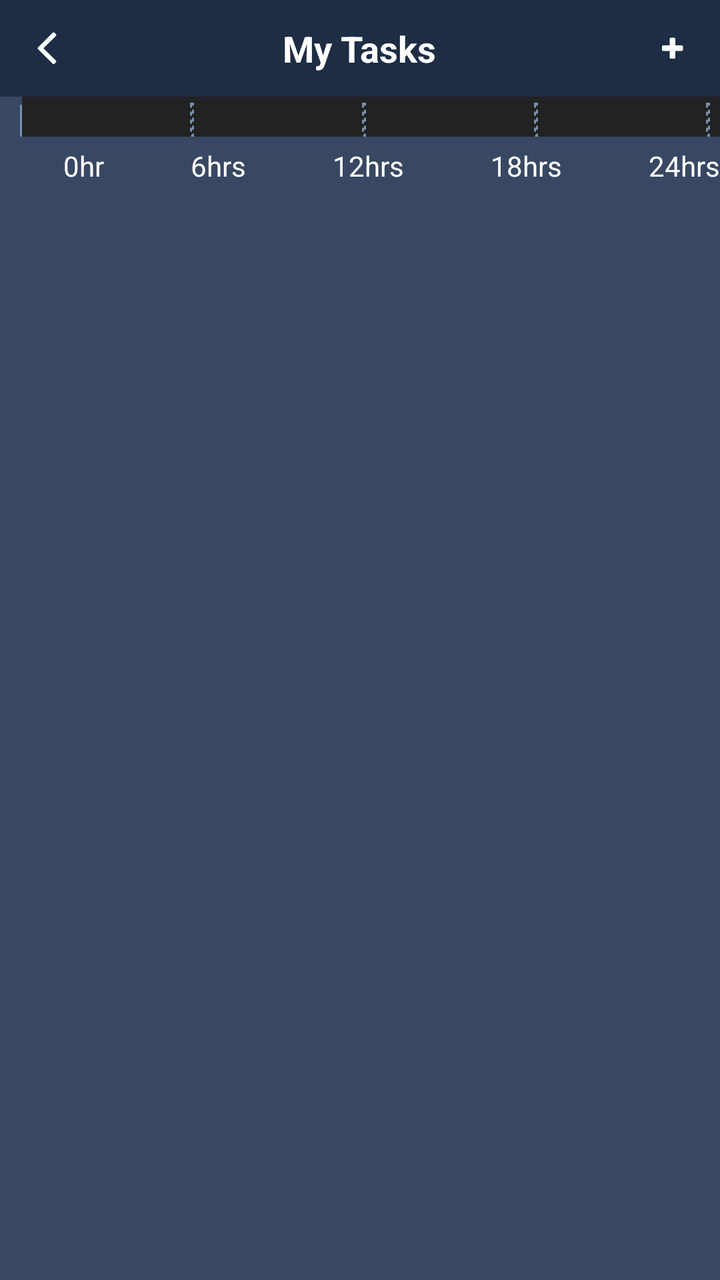
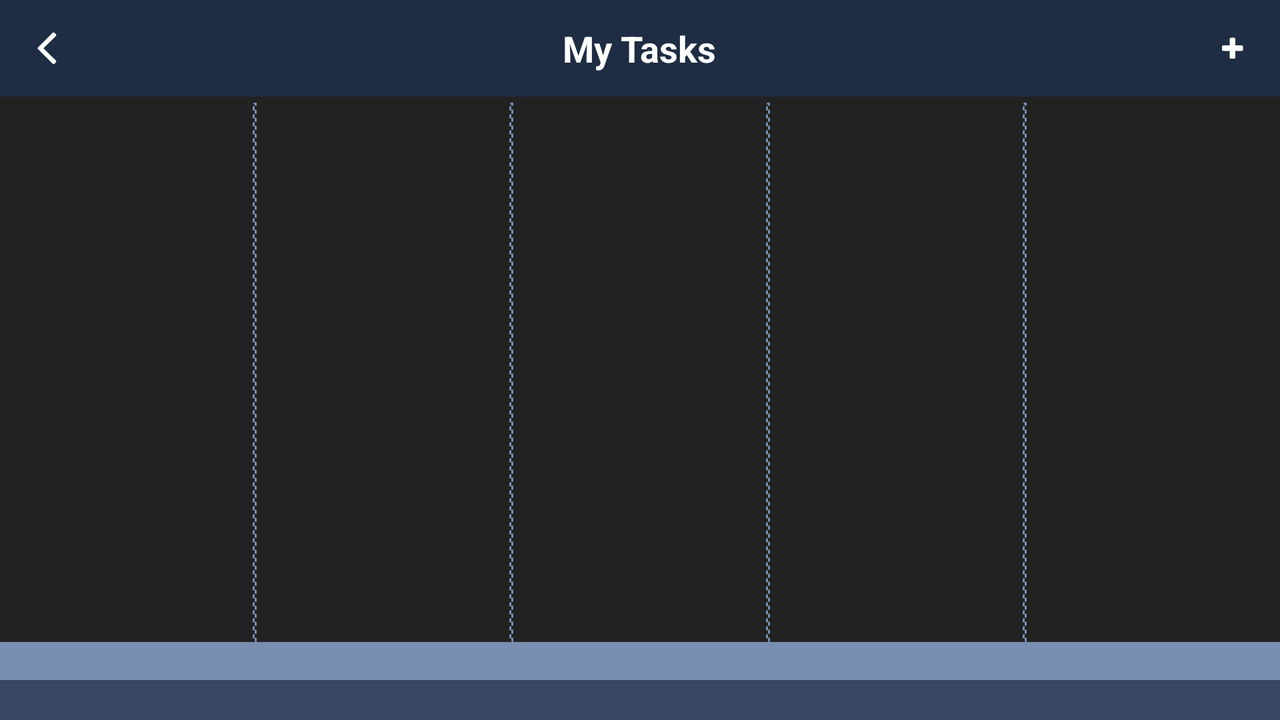

The same Android screen from two of the app's own layout files: first res/layout/ as a phone draws it, then the author's variant for another configuration, drawn on a device whose configuration selects that folder. Both files follow.
<!-- AndroidManifest.xml: application theme AppTheme -->
<!-- res/layout/activity_graph.xml -->
<?xml version="1.0" encoding="utf-8"?>
<LinearLayout xmlns:android="http://schemas.android.com/apk/res/android"
    android:layout_width="match_parent"
    android:id="@+id/mainLayout"
    android:layout_height="match_parent"
    android:background="@color/gradientBgEnd"

    android:orientation="vertical"
    >

    <include android:id="@+id/headerLayout" layout="@layout/include_toolbar"></include>
    <ScrollView
        android:layout_width="match_parent"
        android:layout_height="match_parent"
        android:id="@+id/scrollView2">
    <LinearLayout
        android:orientation="vertical"
        android:layout_width="match_parent"
        android:layout_height="fill_parent">
    <LinearLayout
        android:id="@+id/lay_upperGraph"
        android:layout_width="match_parent"
        android:layout_height="wrap_content"
        android:layout_gravity="center"
        android:orientation="horizontal">
        <LinearLayout
            android:id="@+id/lay_date"
            android:layout_width="wrap_content"
            android:layout_height="wrap_content"
            android:layout_marginTop="20dp"
            android:orientation="vertical">
            <TextView
                android:gravity="center"
                android:layout_width="20dp"
                android:visibility="gone"
                android:layout_marginLeft="00dp"
                android:layout_gravity="center_vertical"
                android:layout_height="match_parent"
                android:textColor="@color/white"
                android:background="@color/seperator"/>
            </LinearLayout>
        <TextView
            android:id="@+id/left_side"
            android:layout_width="1dp"
            android:layout_marginTop="4dp"
            android:layout_height="match_parent"
            android:layout_marginLeft="10dp"
            android:background="@color/seperator"/>

          <RelativeLayout
                android:layout_width="match_parent"
                android:layout_height="match_parent"
                android:background="@color/editBg"
               >
        <LinearLayout
              android:layout_width="match_parent"
              android:layout_height="match_parent"
              android:visibility="visible"
              android:layout_marginRight="5dp"

              android:orientation="horizontal">
                  <TextView
                     android:layout_width="0dp"
                      android:layout_weight="2.4"
                      android:gravity="end"
                      android:layout_height="match_parent"
                      android:background="@color/transparent"/>
                <TextView
                    android:layout_width="2dp"
                    android:layout_marginTop="3dp"
                    android:layout_height="match_parent"
                    android:background="@drawable/dotted_line"/>
                  <TextView
                      android:layout_width="0dp"
                      android:layout_weight="2.4"
                      android:gravity="end"
                      android:layout_height="match_parent"
                      android:background="@color/transparent"/>
                  <TextView
                      android:layout_width="2dp"
                      android:layout_marginTop="3dp"
                      android:layout_height="match_parent"
                      android:background="@drawable/dotted_line"/>
                  <TextView
                      android:layout_width="0dp"
                      android:layout_weight="2.4"
                      android:gravity="end"
                      android:layout_height="match_parent"
                      android:background="@color/transparent"/>
                  <TextView
                      android:layout_width="2dp"
                      android:layout_marginTop="3dp"
                      android:layout_height="match_parent"
                      android:background="@drawable/dotted_line"/>
                  <TextView
                      android:layout_width="0dp"
                      android:layout_weight="2.4"
                      android:gravity="end"
                      android:layout_height="match_parent"
                      android:background="@color/transparent"/>
                  <TextView
                      android:layout_width="2dp"
                      android:layout_marginTop="3dp"
                      android:layout_height="match_parent"
                      android:background="@drawable/dotted_line"/>
              </LinearLayout>

        <LinearLayout
            android:layout_width="match_parent"
            android:layout_height="match_parent"

            android:visibility="visible"
            android:orientation="vertical">

            <LinearLayout
                android:visibility="visible"
                android:layout_width="match_parent"
                android:id="@+id/graphLayout"
                android:layout_marginTop="20dp"
                android:layout_marginRight="20dp"
                android:layout_height="wrap_content"
                android:orientation="vertical"/>


            </LinearLayout>

          </RelativeLayout>
        <TextView
            android:layout_width="fill_parent"
            android:layout_height="1dp"
            android:id="@+id/bottom_side"
            android:layout_marginLeft="50dp"
            android:visibility="visible"
            android:background="@color/seperator"/>
    </LinearLayout>


    <LinearLayout

        android:id="@+id/lay_hours"
        android:layout_width="match_parent"
        android:layout_height="wrap_content"
        android:layout_marginTop="5dp"
        android:layout_marginLeft="10dp"
        android:orientation="horizontal">
        <TextView
            android:layout_width="0dp"
            android:layout_weight="1"
            android:visibility="visible"
            android:text=""
            android:layout_height="match_parent"
            />
        <TextView
            android:layout_width="wrap_content"
            android:visibility="visible"
            android:text="0hr"
            android:textColor="@color/white"
            android:layout_height="match_parent"
            />
        <TextView
            android:layout_width="0dp"
            android:layout_weight="2"
            android:visibility="visible"
            android:text=""
            android:layout_height="match_parent"
            />
        <TextView
            android:layout_width="wrap_content"
            android:visibility="visible"
            android:text="6hrs"
            android:textColor="@color/white"
            android:layout_gravity="center_vertical"
            android:layout_height="match_parent"
            />
        <TextView
            android:layout_width="0dp"
            android:layout_weight="2"
            android:visibility="visible"
            android:text=""
            android:layout_height="match_parent"
            />
        <TextView

            android:layout_width="wrap_content"
            android:visibility="visible"
            android:text="12hrs"
            android:textColor="@color/white"
            android:layout_gravity="center_vertical"
            android:layout_height="match_parent"
            />
        <TextView
            android:layout_width="0dp"
            android:layout_weight="2"
            android:visibility="visible"
            android:text=""
            android:layout_height="match_parent"
            />
        <TextView
            android:layout_width="wrap_content"
            android:visibility="visible"
            android:textColor="@color/white"
            android:text="18hrs"
            android:layout_gravity="center_vertical"
            android:layout_height="match_parent"
            />
        <TextView
            android:layout_width="0dp"
            android:layout_weight="2"
            android:visibility="visible"
            android:text=""
            android:layout_height="match_parent"
            />
        <TextView
            android:layout_width="wrap_content"
            android:visibility="visible"
            android:text="24hrs"
            android:textColor="@color/white"
            android:layout_marginLeft="00dp"
            android:layout_gravity="center_vertical"
            android:layout_height="match_parent"
           />
    </LinearLayout>
    <LinearLayout
        android:id="@+id/lay_colorIndicator"
        android:layout_width="match_parent"
        android:layout_height="wrap_content"
        android:layout_marginTop="5dp"
        android:layout_marginLeft="30dp"
        android:layout_marginBottom="10dp"
        android:orientation="horizontal">
        </LinearLayout>
</LinearLayout>

   </ScrollView>
</LinearLayout>
<!-- res/layout/include_toolbar.xml (included above) -->
<?xml version="1.0" encoding="utf-8"?>
<RelativeLayout xmlns:android="http://schemas.android.com/apk/res/android"
    android:layout_width="match_parent"
    android:background="@color/gradientBgStart"
    android:layout_height="wrap_content">

    <ImageView
        style="@style/LeftArrow"
        android:layout_width="wrap_content"
        android:layout_height="wrap_content"
        android:layout_centerInParent="true"
        android:id="@+id/back"
        android:padding="15dp"/>

        <TextView
            style="@style/titleTextSub"
            android:textColor="@color/white"
            android:textSize="18sp"
            android:textStyle="bold"
            android:layout_width="wrap_content"
            android:layout_height="wrap_content"
            android:id="@+id/headerText"
            android:text="@string/my_tasks" />

    <ImageView
        android:id="@+id/AddButton"
        android:layout_width="wrap_content"
        android:layout_height="wrap_content"
        android:padding="15dp"
        android:visibility="visible"
        android:layout_alignParentRight="true"
        android:layout_centerInParent="true"
        android:src="@drawable/add"/>

    <TextView
        android:textColor="@color/white"
        android:textSize="13sp"
        android:layout_width="wrap_content"
        android:layout_height="wrap_content"
        android:visibility="gone"
        android:id="@+id/dateHeader"
        android:paddingRight="10dp"
        android:layout_alignParentRight="true"
        android:layout_centerInParent="true"
        android:text="22-05-2016" />

</RelativeLayout>
<!-- resources referenced by this layout -->
<resources>
  <color name="editBg">#222222</color>
  <color name="gradientBgEnd">#384862</color>
  <color name="gradientBgStart">#1e2d44</color>
  <color name="seperator">#798fb1</color>
  <color name="transparent">#00000000</color>
  <color name="white">#ffffff</color>
  <!-- drawable add: png bitmap (drawable-hdpi, 1055 bytes) -->
  <!-- drawable dotted_line (drawable) -->
  <layer-list xmlns:android="http://schemas.android.com/apk/res/android" >
     <item>
        <shape>
           <solid android:color="@color/transparent" />
           <stroke
               android:dashGap="2dp"
               android:dashWidth="2dp"
               android:width="1dp"
               android:color="@color/seperator" />
           <padding
               android:bottom="5dp"
               android:left="5dp"
               android:right="5dp"
               android:top="5dp" />
        </shape>
     </item>
  </layer-list>
  <string name="my_tasks">My Tasks</string>
  <style name="LeftArrow">
          <item name="android:layout_width">wrap_content</item>
          <item name="android:layout_height">match_parent</item>
          <item name="android:layout_alignParentLeft">true</item>
          <item name="android:layout_centerInParent">true</item>
          <item name="android:layout_centerHorizontal">true</item>
          <item name="android:scaleType">fitCenter</item>
          <item name="android:src">@drawable/previous</item>
      </style>
  <style name="titleTextSub">
          <item name="android:layout_width">wrap_content</item>
          <item name="android:layout_height">wrap_content</item>
          <item name="android:layout_centerInParent">true</item>
          <item name="android:layout_centerHorizontal">true</item>
          <item name="android:layout_centerVertical">true</item>
          <item name="android:textColor">@color/white</item>
          <item name="android:textSize">18sp</item>
      </style>
  <style name="AppTheme" parent="AppBaseTheme">
          
      </style>
  <!-- drawable previous: png bitmap (drawable-hdpi, 1138 bytes) -->
  <style name="AppBaseTheme" parent="Theme.AppCompat.Light">
          
      </style>
</resources>
<!-- res/layout-land/activity_graph.xml (the author's variant of the layout above) -->
<!-- drawn on the phone turned sideways -->
<?xml version="1.0" encoding="utf-8"?>
<LinearLayout xmlns:android="http://schemas.android.com/apk/res/android"
    android:layout_width="match_parent"
    android:id="@+id/mainLayout"
    android:layout_height="match_parent"
    android:background="@color/gradientBgEnd"
    android:orientation="vertical">

    <include android:id="@+id/headerLayout" layout="@layout/include_toolbar"></include>

    <ScrollView
        android:layout_width="match_parent"
        android:layout_height="match_parent"
        android:fillViewport="true"
        android:id="@+id/scrollView2">
    <LinearLayout
        android:orientation="vertical"
        android:layout_width="match_parent"
        android:layout_height="match_parent">

        <LinearLayout
            android:id="@+id/lay_upperGraph"
            android:layout_width="match_parent"
            android:layout_height="0dp"
            android:layout_weight="1"
            android:layout_gravity="center"
            android:gravity="bottom"
            android:orientation="horizontal">
            <LinearLayout
                android:id="@+id/lay_date"
                android:layout_width="wrap_content"
                android:layout_height="wrap_content"
                android:layout_marginTop="20dp"
                android:orientation="vertical">
                <TextView
                    android:gravity="center"
                    android:layout_width="20dp"
                    android:visibility="gone"
                    android:layout_marginLeft="00dp"
                    android:layout_gravity="center_vertical"
                    android:layout_height="match_parent"
                    android:textColor="@color/white"
                    android:background="@color/seperator"/>
                </LinearLayout>
            <TextView
                android:id="@+id/left_side"
                android:layout_width="wrap_content"
                android:layout_marginTop="4dp"
                android:layout_height="match_parent"
                android:layout_marginLeft="00dp"
                android:background="@color/seperator"/>

              <RelativeLayout
                    android:layout_width="match_parent"
                    android:layout_height="match_parent"
                    android:layout_marginLeft="00dp"
                    android:background="@color/editBg">

            <LinearLayout
                  android:layout_width="match_parent"
                  android:layout_height="match_parent"
                  android:visibility="visible"
                  android:layout_marginRight="0dp"
                  android:orientation="horizontal">

                      <TextView
                         android:layout_width="0dp"
                          android:layout_weight="2.4"
                          android:gravity="end"
                          android:layout_height="match_parent"
                          android:background="@color/transparent"/>
                      <TextView
                        android:layout_width="2dp"
                        android:layout_marginTop="3dp"
                        android:layout_height="match_parent"
                        android:background="@drawable/dotted_line"/>
                      <TextView
                          android:layout_width="0dp"
                          android:layout_weight="2.4"
                          android:gravity="end"
                          android:layout_height="match_parent"
                          android:background="@color/transparent"/>
                      <TextView
                          android:layout_width="2dp"
                          android:layout_marginTop="3dp"
                          android:layout_height="match_parent"
                          android:background="@drawable/dotted_line"/>
                      <TextView
                          android:layout_width="0dp"
                          android:layout_weight="2.4"
                          android:gravity="end"
                          android:layout_height="match_parent"
                          android:background="@color/transparent"/>
                      <TextView
                          android:layout_width="2dp"
                          android:layout_marginTop="3dp"
                          android:layout_height="match_parent"
                          android:background="@drawable/dotted_line"/>
                      <TextView
                          android:layout_width="0dp"
                          android:layout_weight="2.4"
                          android:gravity="end"
                          android:layout_height="match_parent"
                          android:background="@color/transparent"/>
                      <TextView
                          android:layout_width="2dp"
                          android:layout_marginTop="3dp"
                          android:layout_height="match_parent"
                          android:background="@drawable/dotted_line"/>
                      <TextView
                        android:layout_width="0dp"
                        android:layout_weight="2.4"
                        android:gravity="end"
                        android:layout_height="match_parent"
                        android:background="@color/transparent"/>
                  </LinearLayout>

            <LinearLayout
                android:layout_width="match_parent"
                android:layout_height="match_parent"
                android:visibility="visible"
                android:orientation="vertical"
                android:gravity="bottom">

                <LinearLayout
                    android:visibility="visible"
                    android:layout_width="match_parent"
                    android:id="@+id/graphLayout"
                    android:layout_marginTop="20dp"
                    android:layout_marginRight="00dp"
                    android:layout_height="wrap_content"
                    android:orientation="vertical"
                    />

                </LinearLayout>

              </RelativeLayout>

        </LinearLayout>


        <TextView
            android:layout_width="match_parent"
            android:layout_height="wrap_content"
            android:id="@+id/bottom_side"
            android:visibility="visible"
            android:background="@color/seperator"/>



    <LinearLayout
        android:layout_width="match_parent"
        android:layout_height="wrap_content"
        android:layout_marginTop="5dp"
        android:layout_marginLeft="0dp"
        android:orientation="horizontal">

            <LinearLayout
                android:id="@+id/lay_hours"
                android:layout_width="match_parent"
                android:layout_height="wrap_content"
                android:orientation="horizontal">

            </LinearLayout>

    </LinearLayout>

    <LinearLayout
        android:id="@+id/lay_colorIndicator"
        android:layout_width="match_parent"
        android:layout_height="wrap_content"
        android:layout_marginTop="5dp"
        android:layout_marginLeft="30dp"
        android:layout_marginBottom="10dp"
        android:orientation="horizontal">
        </LinearLayout>
    </LinearLayout>

   </ScrollView>
</LinearLayout>
